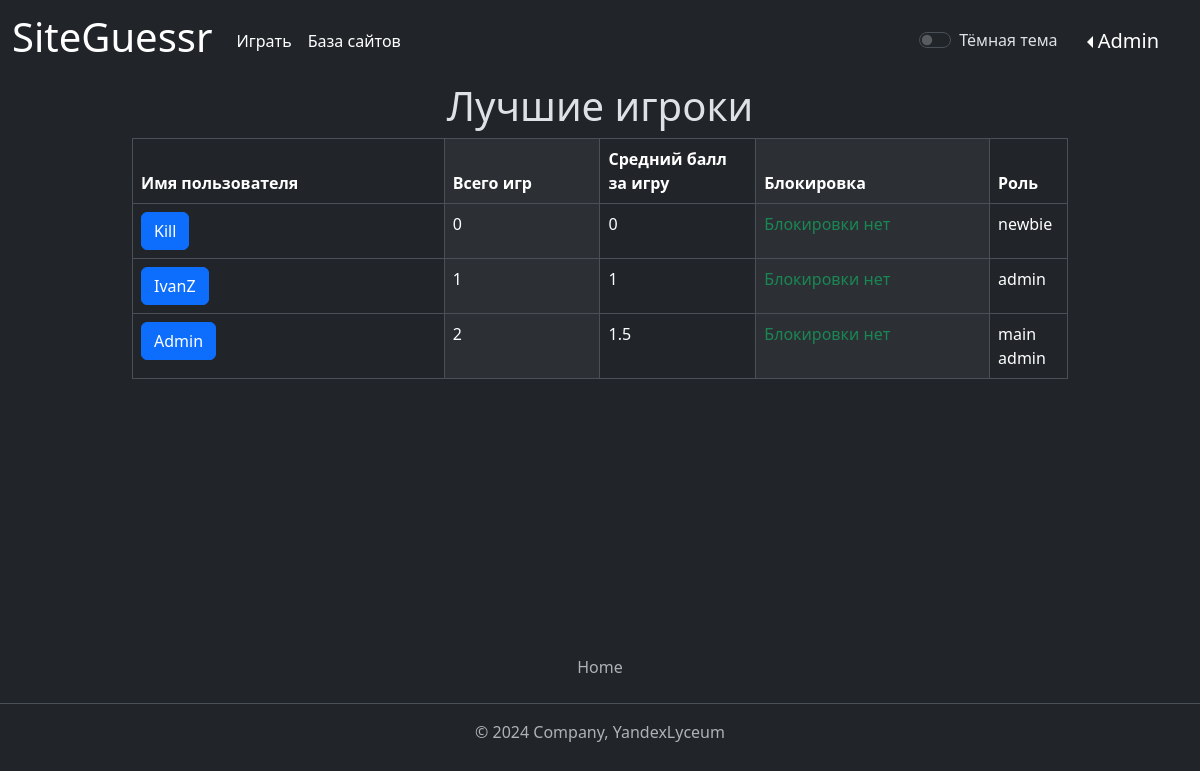
Page /users (signed in) on the earlier database version.
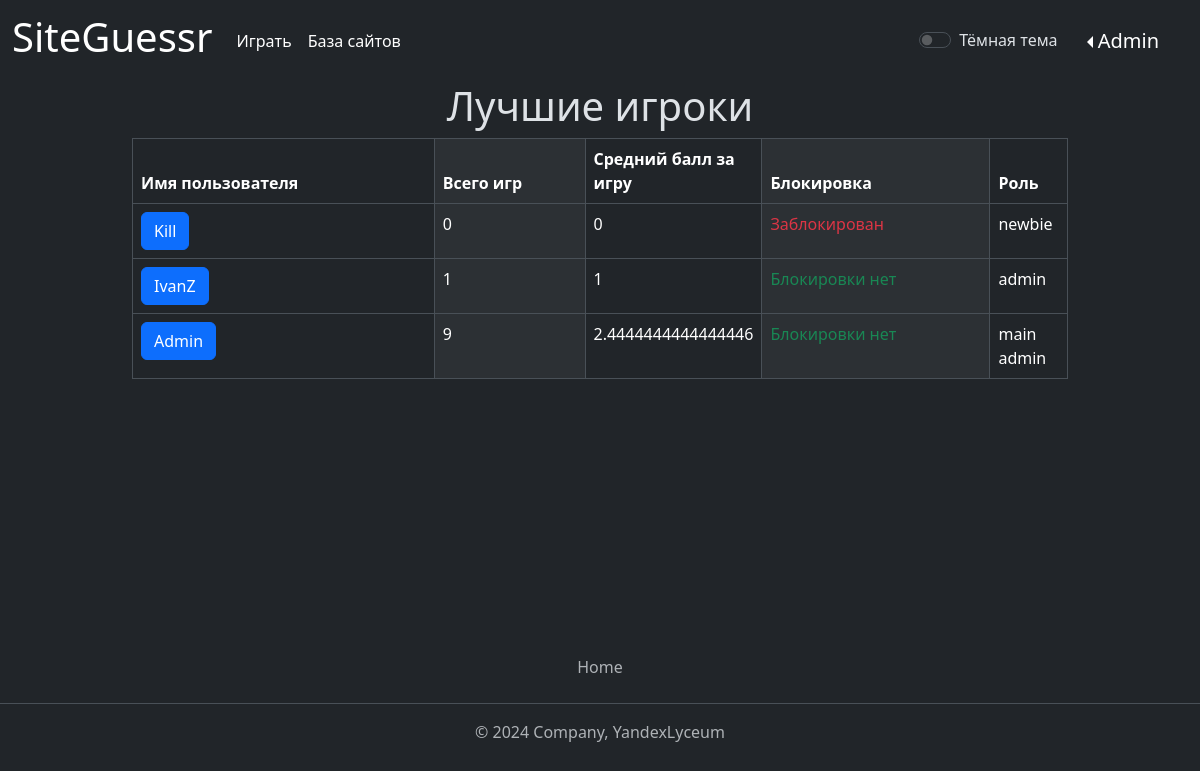
Same page on the later database version.
### data/users.py (models this page shows, shortened)
class User(SqlAlchemyBase, UserMixin, SerializerMixin):
    __tablename__ = 'user'
    id = sqlalchemy.Column(sqlalchemy.Integer,
                           primary_key=True, autoincrement=True)
    login = sqlalchemy.Column(sqlalchemy.String, unique=True, nullable=True)
    description = sqlalchemy.Column(sqlalchemy.String)  # описание
    role = sqlalchemy.Column(sqlalchemy.String, nullable=True, default="newbie")  # роль
    banned = sqlalchemy.Column(sqlalchemy.Boolean, nullable=True, default=False)  # бан
    created_date = sqlalchemy.Column(sqlalchemy.DateTime)
    modified_date = sqlalchemy.Column(sqlalchemy.DateTime)
    hashed_password = sqlalchemy.Column(sqlalchemy.String, nullable=True)
    statistic = orm.relationship("Statistic", back_populates='user', uselist=False)
    games = orm.relationship("Game", back_populates='user')
    website = orm.relationship("Website", back_populates='user')

### data/statistics.py (models this page shows)
class Statistic(SqlAlchemyBase, UserMixin, SerializerMixin):
    __tablename__ = 'statistic'
    id = sqlalchemy.Column(sqlalchemy.Integer,
                           primary_key=True, autoincrement=True)
    user_id = sqlalchemy.Column(sqlalchemy.Integer, sqlalchemy.ForeignKey("user.id"), nullable=True, unique=True)
    total_games = sqlalchemy.Column(sqlalchemy.Integer, nullable=True, default=0)  # общее количество сыгранных игр
    correct_answers = sqlalchemy.Column(sqlalchemy.Integer, nullable=True, default=0)  # количество правильных ответов
    wrong_answers = sqlalchemy.Column(sqlalchemy.Integer, nullable=True, default=0)  # количество неправильных ответов
    average_score = sqlalchemy.Column(sqlalchemy.Integer, nullable=True, default=0)  # средний балл за игру
    best_score = sqlalchemy.Column(sqlalchemy.Integer, nullable=True, default=0)  # лучший счёт
    user = orm.relationship('User')

### main.py (the view)
@app.route('/users', methods=['GET', 'POST'])
@login_required
def all_users():
    if not (current_user.role == "main admin" and current_user.banned != 1):
        return redirect("/")
    db_sess = db_session.create_session()
    params = {"title": "Все пользователи",
              "users": [user for user in
                        db_sess.query(User).order_by(
                            desc(User.login), desc(User.login)).all()]}
    return render_template("all_users.html", **params)

### data/db_session.py (called while the page is built)
def create_session() -> Session:
    global __factory
    return __factory()

### main.py (called while the page is built)
@login_manager.user_loader
def load_user(user_id):
    db_sess = db_session.create_session()
    return db_sess.query(User).get(user_id)

### templates/all_users.html (shortened to what this page needs)
<div class="main-body">
    <h1 class="text-center">Лучшие игроки</h1>
    <div class="container table-wrapper">
        <table class="table table-striped-columns table-bordered ">
            <thead>
            <tr class="">
                <th class="col-4" scope="col">Имя пользователя</th>
                <th class="col-2" scope="col">Всего игр</th>
                <th class="col-2" scope="col">Средний балл за игру</th>
                <th class="col-3" scope="col">Блокировка</th>
                <th class="col-3" scope="col">Роль</th>
            </tr>
            </thead>
            <tbody>
            <tr id="<% user.id %>">
                <td><a class="btn btn-primary" href="/profile/<% user.login %>" role="button"><% user.login %></a></td>
                <td><% user.statistic.total_games %></td>
                <td><% user.statistic.average_score %></td>
                <td>
                    <div class="col-sm-9 text-danger">
                        Заблокирован
                    </div>
                    <div class="col-sm-9 text-success">
                        Блокировки нет
                    </div>
                </td>
                <td><% user.role %></td>
            </tr>
            </tbody>
        </table>
    </div>
</div>

### templates/base.html (shortened to what this page needs)
<!DOCTYPE html>
<html lang="ru" data-bs-theme="dark">
<head>
    <link href="https://cdn.jsdelivr.net/npm/bootstrap@5.3.2/dist/css/bootstrap.min.css" rel="stylesheet"
>
    <link rel="stylesheet" type="text/css" href=<% url_for(
    'static', filename='css/style.css') %> />
</head>
<body class="d-flex flex-column min-vh-100">
<header>
    <nav class="navbar navbar-expand">
        <div class="container-fluid">
            <a class="navbar-brand" href="/"><h1> SiteGuessr </h1></a>
            <div class="collapse navbar-collapse" id="navbarNav">
                <ul class="navbar-nav">
                    <li class="nav-item">
                        <a class="nav-link active" aria-current="page" href="/game_menu">Играть</a>
                    </li>
                </ul>
                <ul class="navbar-nav">
                    <li class="nav-item">
                        <a href="/websites" class="nav-link active" aria-current="page">База сайтов</a>
                    </li>
                </ul>
            </div>
            <div class="form-check form-switch px-3">
                <input class="form-check-input" type="checkbox" role="switch" id="btnSwitch">
                <label class="form-check-label" for="btnSwitch">Тёмная тема</label>
            </div>
            <div class="row">
                <div class="dropdown dropstart">
                    <button class="navbar-brand dropdown-toggle btn"
                            id="dropdownMenuLink" data-bs-toggle="dropdown" aria-expanded="false"><%
                    </button>
                </div>
            </div>
        </div>
    </nav>
</header>
<footer class="py-3 my-4 mt-auto">
    <ul class="nav justify-content-center border-bottom pb-3 mb-3">
        <li class="nav-item"><a href="/" class="nav-link px-2 text-muted">Home</a></li>
    </ul>
    <p class="text-center text-muted">© 2024 Company, YandexLyceum</p>
</footer>
</body>
</html>

Differences in the rows shown:
changed User "Admin": statistic.total_games "2" → "9"; statistic.average_score "1.5" → "2.4444444444444446"
changed User "Kill": banned "Блокировки нет" → "Заблокирован"
